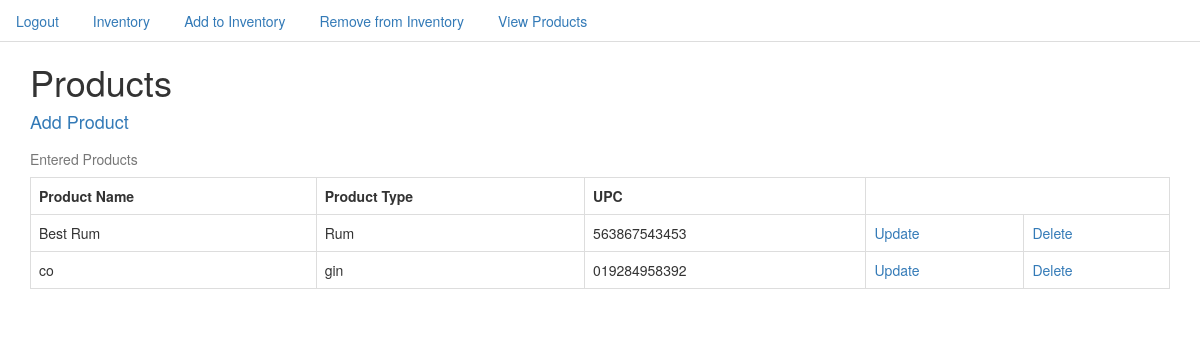
The app's page /product/ (signed in), older data.
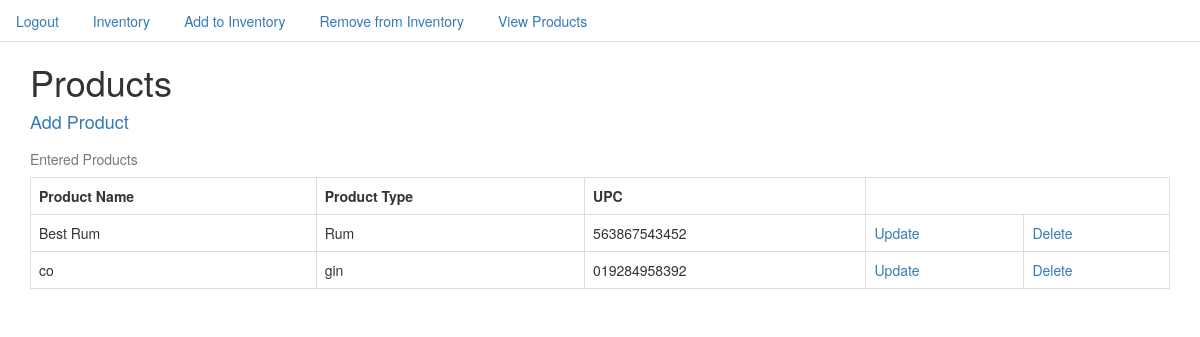
The same page, newer data.
### inventory/models.py (models this page shows, shortened)
class Product(models.Model):
    product_name = models.CharField(max_length=50)
    product_type = models.CharField(max_length=50)
    UPC = models.CharField(max_length=20)
    bottle_size = models.IntegerField()

### inventory/views.py (the view)
# urls.py: url(r'^product/$', ProductListView.as_view(), name="product_list_view"),
class ProductListView(LoginRequiredMixin, ListView):
    model = Product

### templates/inventory/product_list.html
{% extends 'base.html' %}
{% block content %}
<div class="container">
  <h1>Products</h1>
  <h4><a href="{% url 'product_create_view' %}">Add Product</a></h4>
<table  class="table table-bordered" >
    <caption>Entered Products</caption>
  <tr>
    <th>Product Name</th>
    <th>Product Type</th>
    <th>UPC</th>
  </tr>
  {% for item in object_list %}
  <tr>
    <td>{{item.product_name}}</td>
    <td>{{item.product_type}}</td>
    <td>{{item.UPC}}</td>
    <td><a href="{% url 'product_update_view' item.id %}">Update</a></td>
    <td><a href="{% url 'product_delete_view' item.id %}">Delete</a></td>
  </tr>
{% endfor %}
{% endblock %}

Row changes from the older to the newer data that the page shows:
changed Product "Best Rum": UPC "563867543453" → "563867543452"
